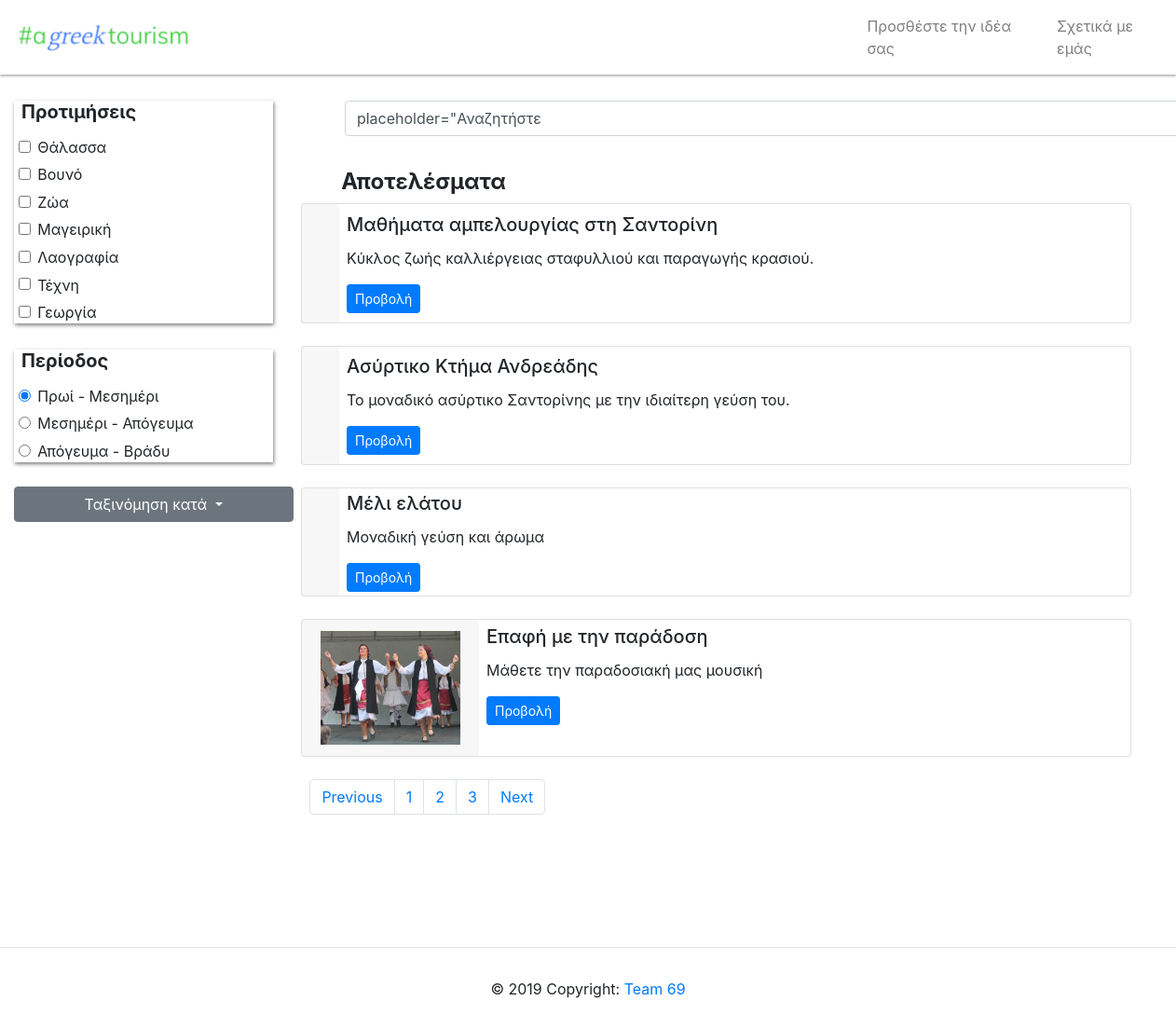
Screenshot of /php/SearchResults.php with the database file from the repository.
### tables this page shows
CREATE TABLE `Activities` (
  `idActivities` int(11) NOT NULL AUTO_INCREMENT,
  `title` varchar(100) NOT NULL,
  `quote` varchar(300) DEFAULT NULL,
  `description` varchar(5000) NOT NULL,
  `photoUrl` varchar(500) DEFAULT NULL,
  `reviewRate` float DEFAULT 0,
  `capacity` int(4) DEFAULT NULL,
  `duration` varchar(45) DEFAULT NULL,
  `price` float DEFAULT 0,
  `isProduct` tinyint(4) NOT NULL DEFAULT 0 COMMENT 'If this table points to a product rather than activity, then isProduct = 1',
  `categoryId` int(11) NOT NULL,
  `providerId` int(11) NOT NULL,
  `regionId` int(11) DEFAULT NULL,
  PRIMARY KEY (`idActivities`),
  UNIQUE KEY `idActivities_UNIQUE` (`idActivities`),
  KEY `fk_Activities_1_idx` (`providerId`),
  KEY `fk_Activities_2_idx` (`regionId`),
  KEY `fk_Activities_3_idx` (`categoryId`),
  CONSTRAINT `fk_Activities_1` FOREIGN KEY (`providerId`) REFERENCES `Users` (`idUsers`) ON DELETE NO ACTION ON UPDATE NO ACTION,
  CONSTRAINT `fk_Activities_2` FOREIGN KEY (`regionId`) REFERENCES `Regions` (`idRegions`) ON DELETE NO ACTION ON UPDATE NO ACTION,
  CONSTRAINT `fk_Activities_3` FOREIGN KEY (`categoryId`) REFERENCES `Categories` (`idCategories`) ON DELETE NO ACTION ON UPDATE NO ACTION
);

### php/SearchResults.php (the view, shortened to what this page needs)
<?php
  require_once 'db_connect.php';
  $conn = new mysqli("$hn","$un","$pw","$db");
  $search = mysqli_real_escape_string($conn, $_POST['search']);
?>
<!doctype html>
<html lang="en">
  <head>
    <link rel="stylesheet" href="https://stackpath.bootstrapcdn.com/bootstrap/4.3.1/css/bootstrap.min.css">
    <link rel="stylesheet" href="../css/agreektourism.css">
    <link rel="stylesheet" href="https://use.fontawesome.com/releases/v5.8.1/css/all.css">
  </head>
  <body>
    <div class="agreeknavbar">
            <nav class="navbar navbar-expand-lg navbar-light" style="background-color: #ffffff;">
            <a class="navbar-brand" href="index.php">
            <img src="../public/assets/logo.jpg" width="100%" height="100%">
            </a>
            <div class="collapse navbar-collapse" id="navbarNavAltMarkup" >
            <div class="navbar-nav">
                <a class="nav-item nav-link" href="InsertActivity.php" style="margin-left: 700px;">Προσθέστε την ιδέα σας</a>
                <a class="nav-item nav-link" href="#" style="margin-left: 30px;">Σχετικά με εμάς</a>
            </div>
            </div>
        </nav>
    </div>
    <div class="row">
        <div class="col-3">
            <div class="filters">
                <h5 style="margin-top:10%;margin-left:3%;margin-bottom: 5%;"> <b> Προτιμήσεις </b></h5>
                <div class="form-check filter">
                    <input class="form-check-input" type="checkbox" value="" id="defaultCheck1">
                    <label class="form-check-label" for="defaultCheck1">
                        Θάλασσα
                    </label>
                </div>
                <div class="form-check filter">
                    <input class="form-check-input" type="checkbox" value="" id="defaultCheck2">
                    <label class="form-check-label" for="defaultCheck2">
                        Βουνό
                    </label>
                </div>
                <div class="form-check filter">
                        <input class="form-check-input" type="checkbox" value="" id="defaultCheck2">
                        <label class="form-check-label" for="defaultCheck2">
                            Ζώα
                        </label>
                </div>
                <div class="form-check filter">
                            <input class="form-check-input" type="checkbox" value="" id="defaultCheck2">
                            <label class="form-check-label" for="defaultCheck2">
                                Μαγειρική
                            </label>
                </div>
                <div class="form-check filter">
                                <input class="form-check-input" type="checkbox" value="" id="defaultCheck2">
                                <label class="form-check-label" for="defaultCheck2">
                                    Λαογραφία
                                </label>
                </div>
                <div class="form-check filter">
                        <input class="form-check-input" type="checkbox" value="" id="defaultCheck2">
                        <label class="form-check-label" for="defaultCheck2">
                            Τέχνη
                        </label>
                </div>
                <div class="form-check filter">
                        <input class="form-check-input" type="checkbox" value="" id="defaultCheck2">
                        <label class="form-check-label" for="defaultCheck2">
                            Γεωργία
                        </label>
                </div>
            </div>
            <div class="filters">
                <h5 style="margin-top:10%;margin-left:3%;margin-bottom: 5%;"> <b> Περίοδος </b></h5>
                <div class="form-check filter">
                        <input class="form-check-input" type="radio" name="exampleRadios" id="exampleRadios1" value="option1" checked>
                        <label class="form-check-label" for="exampleRadios1">
                        Πρωί - Μεσημέρι
                        </label>
                    </div>
                    <div class="form-check filter">
                        <input class="form-check-input" type="radio" name="exampleRadios" id="exampleRadios2" value="option2">
                        <label class="form-check-label" for="exampleRadios2">
                        Μεσημέρι - Απόγευμα
                        </label>
                    </div>
                    <div class="form-check filter">
                        <input class="form-check-input" type="radio" name="exampleRadios" id="exampleRadios3" value="option3">
                        <label class="form-check-label" for="exampleRadios3">
                        Απόγευμα - Βράδυ
                        </label>
                    </div>
            </div>
            <div class="dropdown show">
                    <a class="btn btn-outline-secondary dropdown-toggle" href="#" role="button" id="dropdownMenuLink" data-toggle="dropdown" aria-haspopup="true" aria-expanded="false" style="margin-top:9%;margin-left:5%;width:300px;">
                        Ταξινόμηση κατά
                    </a>
            </div>
        </div>
        <div class="col">
            <?php
                require_once 'db_connect.php';
                $conn = new mysqli($hn,$un,$pw,$db);
                mysqli_query($conn, "SET NAMES 'utf8'");
                $sql = "SELECT idActivities, title, quote, photoUrl, isProduct FROM Activities WHERE regionId IN (SELECT idRegions FROM Regions WHERE regionName LIKE '%$search%')";
                if ($res_data = mysqli_query($conn, $sql)){
                }
                else {
                    echo "ERROR: Could not able to execute $sql. " . mysqli_error($conn);
                }
                $row_cnt = $res_data->num_rows;
                if ($row_cnt == 0) {
                  echo '<div class="row justify-content-center" >
                          <div class="col-9">
                            <div class="jumbotron" style="margin-top:6%; background-color:#F8F9FA;">
                              <h1 class="display-4" align="center">Δεν βρέθηκαν αποτελέσματα!</h1>
                              <p class="lead" align="center">Δεν βρέθηκαν αποτελέσματα αναζήτησης με τίτλο: <h4 align="center">' .$search . '</h4></p>
                              <hr class="my-4">
                              <p align="center">Μεταβείτε στην αρχική.</p>
                              <a class="btn btn-primary btn-lg" href="./index.php" role="button" style="margin-left:47%;">Αρχική</a>
                            </div>
                          </div>
                        </div>';
                }
                else {
                    echo '<div class="row" style="margin-top:3%; margin-left: 5%;">
                              <div class="form-group">
                                  <input class="form-control" id="exampleInputEmail1" aria-describedby="emailHelp" value='.$search.' placeholder="Αναζητήστε προορισμούς,προιόντα,έθιμα..." style="width:900px;">
                              </div>
                          </div>';
                    echo '<div class="row" style="margin-top:2%;">
                            <h4 style="margin-left:6%;"> <b> Αποτελέσματα </b> </h4>
                            <div class="container" style="margin-right:5%;">';
                    while($row = mysqli_fetch_array($res_data)){
                        if ($row["isProduct"] == 0) {
                            echo '<form action="./Activity.php" method="post">';
                        }
                        else {
                            echo '<form action="./BuyProduct.php" method="post">';
                        }
                        echo '<div class="card flex-row flex-wrap">
                                  <div class="card-header border-0">
                                      <img width="150px" src="' . $row["photoUrl"] . '" alt="">
                                  </div>
                                  <div class="card-block px-2">
                                      <h5 style="margin-top:2%;" class="card-title">' . $row["title"] . '</h5>
                                      <p class="card-text">' . $row["quote"] . '</p>
                                      <input type="hidden" name="result" id="result" value="' . $row["idActivities"] . '">
                                      <button type="submit" class="btn btn-primary btn-sm" style="margin-bottom:2%;"> Προβολή </a>
                                  </div>
                                  <div class="w-100"></div>
                              </div>
                              <br>
                          </form>';
                    }
                    echo '  </div>
                          </div>
                          <div class="row" style="margin-left:1%;">
                              <nav aria-label="Page navigation example">
                                      <ul class="pagination">
                                          <li class="page-item"><a class="page-link" href="#">Previous</a></li>
                                          <li class="page-item"><a class="page-link" href="#">1</a></li>
                                          <li class="page-item"><a class="page-link" href="#">2</a></li>
                                          <li class="page-item"><a class="page-link" href="#">3</a></li>
                                          <li class="page-item"><a class="page-link" href="#">Next</a></li>
                                      </ul>
                                      </nav>
                          </div>';
                }
            ?>
        </div>
    </div>
    <hr style="margin-top: 10%;">
    <div style="background-color: white;">
      <div class="footer-copyright text-center py-3">© 2019 Copyright:
        <a href="https://mdbootstrap.com/education/bootstrap/"> Team 69</a>
      </div>
    </div>
  </body>
</html>

### css/agreektourism.css (style rules this page uses)
.agreeknavbar { box-shadow: 0 1px 2px 0 rgba(0, 0, 0, 0.2), 0 2px 3px 0 rgba(0, 0, 0, 0.19); }
.filters { box-shadow: 1px 2px 4px rgba(0, 0, 0, .5); margin-left: 5%; margin-top: 7%; }
.filter { margin-top: 2%; margin-left: 2%; }

### rows the page displays
activities: title "Μαθήματα αμπελουργίας στη Σαντορίνη", quote "Κύκλος ζωής καλλιέργειας σταφυλλιού και παραγωγής κρασιού."
activities: title "Ασύρτικο Κτήμα Ανδρεάδης", quote "Το μοναδικό ασύρτικο Σαντορίνης με την ιδιαίτερη γεύση του."
activities: title "Μέλι ελάτου", quote "Μοναδική γεύση και άρωμα"
activities: photoUrl (picture), title "Επαφή με την παράδοση", quote "Μάθετε την παραδοσιακή μας μουσική"
